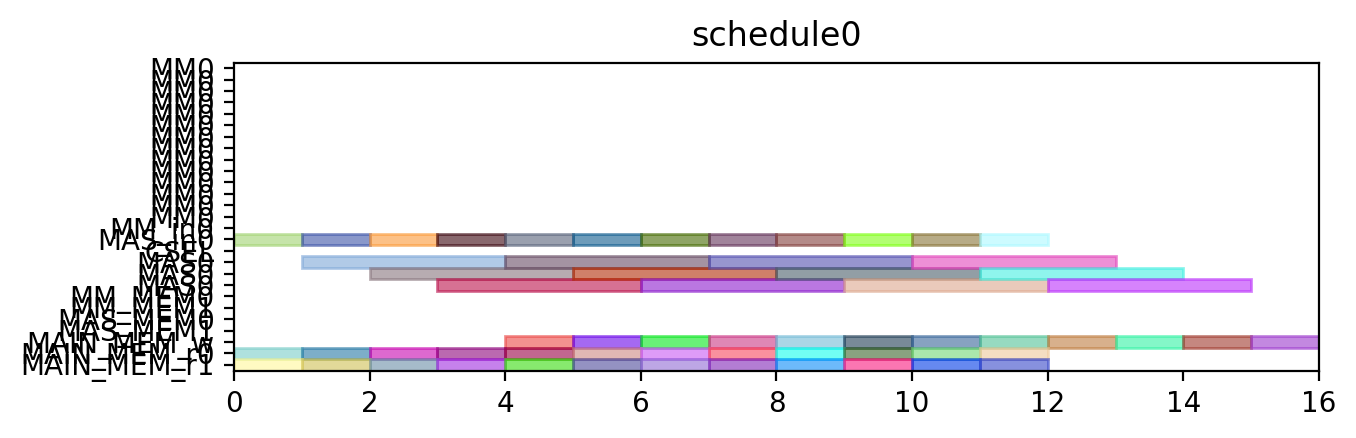

This chart was generated by the following Python code:
from pyschedule import Scenario, solvers, plotters, alt


def solve():
	horizon = 120
	S = Scenario("schedule0", horizon=horizon)

	# resource
	MM = S.Resources('MM', num=1, size=14)
	MM_in = S.Resources('MM_in', num=1)
	MAS_in = S.Resources('MAS_in', num=1)
	CSEL = S.Resource('CSEL')
	MAS = S.Resources('MAS', num=1, size=3, periods=range(1, horizon))
	MM_MEM = S.Resources('MM_MEM', num=2)
	MAS_MEM = S.Resources('MAS_MEM', num=2)
	MAIN_MEM_w = S.Resource('MAIN_MEM_w', size=1)
	MAIN_MEM_r = S.Resources('MAIN_MEM_r', num=2)

	# result of previous scheduling

	# new tasks
	c000 = S.Task('c000', length=3, delay_cost=1)
	c000 += alt(MAS)
	c000_in = S.Task('c000_in', length=1, delay_cost=1)
	c000_in += alt(MAS_in)
	S += c000_in*MAS_in[0]<=c000*MAS[0]

	S += 0<c000

	c000_w = S.Task('c000_w', length=1, delay_cost=1)
	c000_w += alt(MAIN_MEM_w)
	S += c000 <= c000_w

	c000_mem0 = S.Task('c000_mem0', length=1, delay_cost=1)
	c000_mem0 += MAIN_MEM_r[0]
	S += c000_mem0 <= c000

	c000_mem1 = S.Task('c000_mem1', length=1, delay_cost=1)
	c000_mem1 += MAIN_MEM_r[1]
	S += c000_mem1 <= c000

	c001 = S.Task('c001', length=3, delay_cost=1)
	c001 += alt(MAS)
	c001_in = S.Task('c001_in', length=1, delay_cost=1)
	c001_in += alt(MAS_in)
	S += c001_in*MAS_in[0]<=c001*MAS[0]

	S += 0<c001

	c001_w = S.Task('c001_w', length=1, delay_cost=1)
	c001_w += alt(MAIN_MEM_w)
	S += c001 <= c001_w

	c001_mem0 = S.Task('c001_mem0', length=1, delay_cost=1)
	c001_mem0 += MAIN_MEM_r[0]
	S += c001_mem0 <= c001

	c001_mem1 = S.Task('c001_mem1', length=1, delay_cost=1)
	c001_mem1 += MAIN_MEM_r[1]
	S += c001_mem1 <= c001

	c010 = S.Task('c010', length=3, delay_cost=1)
	c010 += alt(MAS)
	c010_in = S.Task('c010_in', length=1, delay_cost=1)
	c010_in += alt(MAS_in)
	S += c010_in*MAS_in[0]<=c010*MAS[0]

	S += 0<c010

	c010_w = S.Task('c010_w', length=1, delay_cost=1)
	c010_w += alt(MAIN_MEM_w)
	S += c010 <= c010_w

	c010_mem0 = S.Task('c010_mem0', length=1, delay_cost=1)
	c010_mem0 += MAIN_MEM_r[0]
	S += c010_mem0 <= c010

	c010_mem1 = S.Task('c010_mem1', length=1, delay_cost=1)
	c010_mem1 += MAIN_MEM_r[1]
	S += c010_mem1 <= c010

	c011 = S.Task('c011', length=3, delay_cost=1)
	c011 += alt(MAS)
	c011_in = S.Task('c011_in', length=1, delay_cost=1)
	c011_in += alt(MAS_in)
	S += c011_in*MAS_in[0]<=c011*MAS[0]

	S += 0<c011

	c011_w = S.Task('c011_w', length=1, delay_cost=1)
	c011_w += alt(MAIN_MEM_w)
	S += c011 <= c011_w

	c011_mem0 = S.Task('c011_mem0', length=1, delay_cost=1)
	c011_mem0 += MAIN_MEM_r[0]
	S += c011_mem0 <= c011

	c011_mem1 = S.Task('c011_mem1', length=1, delay_cost=1)
	c011_mem1 += MAIN_MEM_r[1]
	S += c011_mem1 <= c011

	c100 = S.Task('c100', length=3, delay_cost=1)
	c100 += alt(MAS)
	c100_in = S.Task('c100_in', length=1, delay_cost=1)
	c100_in += alt(MAS_in)
	S += c100_in*MAS_in[0]<=c100*MAS[0]

	S += 0<c100

	c100_w = S.Task('c100_w', length=1, delay_cost=1)
	c100_w += alt(MAIN_MEM_w)
	S += c100 <= c100_w

	c100_mem0 = S.Task('c100_mem0', length=1, delay_cost=1)
	c100_mem0 += MAIN_MEM_r[0]
	S += c100_mem0 <= c100

	c100_mem1 = S.Task('c100_mem1', length=1, delay_cost=1)
	c100_mem1 += MAIN_MEM_r[1]
	S += c100_mem1 <= c100

	c101 = S.Task('c101', length=3, delay_cost=1)
	c101 += alt(MAS)
	c101_in = S.Task('c101_in', length=1, delay_cost=1)
	c101_in += alt(MAS_in)
	S += c101_in*MAS_in[0]<=c101*MAS[0]

	S += 0<c101

	c101_w = S.Task('c101_w', length=1, delay_cost=1)
	c101_w += alt(MAIN_MEM_w)
	S += c101 <= c101_w

	c101_mem0 = S.Task('c101_mem0', length=1, delay_cost=1)
	c101_mem0 += MAIN_MEM_r[0]
	S += c101_mem0 <= c101

	c101_mem1 = S.Task('c101_mem1', length=1, delay_cost=1)
	c101_mem1 += MAIN_MEM_r[1]
	S += c101_mem1 <= c101

	c110 = S.Task('c110', length=3, delay_cost=1)
	c110 += alt(MAS)
	c110_in = S.Task('c110_in', length=1, delay_cost=1)
	c110_in += alt(MAS_in)
	S += c110_in*MAS_in[0]<=c110*MAS[0]

	S += 0<c110

	c110_w = S.Task('c110_w', length=1, delay_cost=1)
	c110_w += alt(MAIN_MEM_w)
	S += c110 <= c110_w

	c110_mem0 = S.Task('c110_mem0', length=1, delay_cost=1)
	c110_mem0 += MAIN_MEM_r[0]
	S += c110_mem0 <= c110

	c110_mem1 = S.Task('c110_mem1', length=1, delay_cost=1)
	c110_mem1 += MAIN_MEM_r[1]
	S += c110_mem1 <= c110

	c111 = S.Task('c111', length=3, delay_cost=1)
	c111 += alt(MAS)
	c111_in = S.Task('c111_in', length=1, delay_cost=1)
	c111_in += alt(MAS_in)
	S += c111_in*MAS_in[0]<=c111*MAS[0]

	S += 0<c111

	c111_w = S.Task('c111_w', length=1, delay_cost=1)
	c111_w += alt(MAIN_MEM_w)
	S += c111 <= c111_w

	c111_mem0 = S.Task('c111_mem0', length=1, delay_cost=1)
	c111_mem0 += MAIN_MEM_r[0]
	S += c111_mem0 <= c111

	c111_mem1 = S.Task('c111_mem1', length=1, delay_cost=1)
	c111_mem1 += MAIN_MEM_r[1]
	S += c111_mem1 <= c111

	c200 = S.Task('c200', length=3, delay_cost=1)
	c200 += alt(MAS)
	c200_in = S.Task('c200_in', length=1, delay_cost=1)
	c200_in += alt(MAS_in)
	S += c200_in*MAS_in[0]<=c200*MAS[0]

	S += 0<c200

	c200_w = S.Task('c200_w', length=1, delay_cost=1)
	c200_w += alt(MAIN_MEM_w)
	S += c200 <= c200_w

	c200_mem0 = S.Task('c200_mem0', length=1, delay_cost=1)
	c200_mem0 += MAIN_MEM_r[0]
	S += c200_mem0 <= c200

	c200_mem1 = S.Task('c200_mem1', length=1, delay_cost=1)
	c200_mem1 += MAIN_MEM_r[1]
	S += c200_mem1 <= c200

	c201 = S.Task('c201', length=3, delay_cost=1)
	c201 += alt(MAS)
	c201_in = S.Task('c201_in', length=1, delay_cost=1)
	c201_in += alt(MAS_in)
	S += c201_in*MAS_in[0]<=c201*MAS[0]

	S += 0<c201

	c201_w = S.Task('c201_w', length=1, delay_cost=1)
	c201_w += alt(MAIN_MEM_w)
	S += c201 <= c201_w

	c201_mem0 = S.Task('c201_mem0', length=1, delay_cost=1)
	c201_mem0 += MAIN_MEM_r[0]
	S += c201_mem0 <= c201

	c201_mem1 = S.Task('c201_mem1', length=1, delay_cost=1)
	c201_mem1 += MAIN_MEM_r[1]
	S += c201_mem1 <= c201

	c210 = S.Task('c210', length=3, delay_cost=1)
	c210 += alt(MAS)
	c210_in = S.Task('c210_in', length=1, delay_cost=1)
	c210_in += alt(MAS_in)
	S += c210_in*MAS_in[0]<=c210*MAS[0]

	S += 0<c210

	c210_w = S.Task('c210_w', length=1, delay_cost=1)
	c210_w += alt(MAIN_MEM_w)
	S += c210 <= c210_w

	c210_mem0 = S.Task('c210_mem0', length=1, delay_cost=1)
	c210_mem0 += MAIN_MEM_r[0]
	S += c210_mem0 <= c210

	c210_mem1 = S.Task('c210_mem1', length=1, delay_cost=1)
	c210_mem1 += MAIN_MEM_r[1]
	S += c210_mem1 <= c210

	c211 = S.Task('c211', length=3, delay_cost=1)
	c211 += alt(MAS)
	c211_in = S.Task('c211_in', length=1, delay_cost=1)
	c211_in += alt(MAS_in)
	S += c211_in*MAS_in[0]<=c211*MAS[0]

	S += 0<c211

	c211_w = S.Task('c211_w', length=1, delay_cost=1)
	c211_w += alt(MAIN_MEM_w)
	S += c211 <= c211_w

	c211_mem0 = S.Task('c211_mem0', length=1, delay_cost=1)
	c211_mem0 += MAIN_MEM_r[0]
	S += c211_mem0 <= c211

	c211_mem1 = S.Task('c211_mem1', length=1, delay_cost=1)
	c211_mem1 += MAIN_MEM_r[1]
	S += c211_mem1 <= c211

	solvers.mip.solve(S,msg=1,kind='CPLEX',ratio_gap=1.01)

	solution = [['hoge']*len(S.solution()[1]) for i in range(len(S.solution()))]
	for i in range(len(S.solution())):
		for j in range(len(S.solution()[i])):
			solution[i][j]=str(S.solution()[i][j])
	print(solution)

	cycles = int(solution[-1][3])

	pic_file_name = "/mnt/rose/usr1/fukuda/ABE/multiRAM_multiMAS_16mux/scheduling_result/stage14MM1_stage3MAS1/CONJ/schedule0.png"
	if(S.solution() != []):
		plotters.matplotlib.plot(S,img_filename=pic_file_name, show_task_labels=False, fig_size=(cycles*0.25+3, 2))

	return solution
